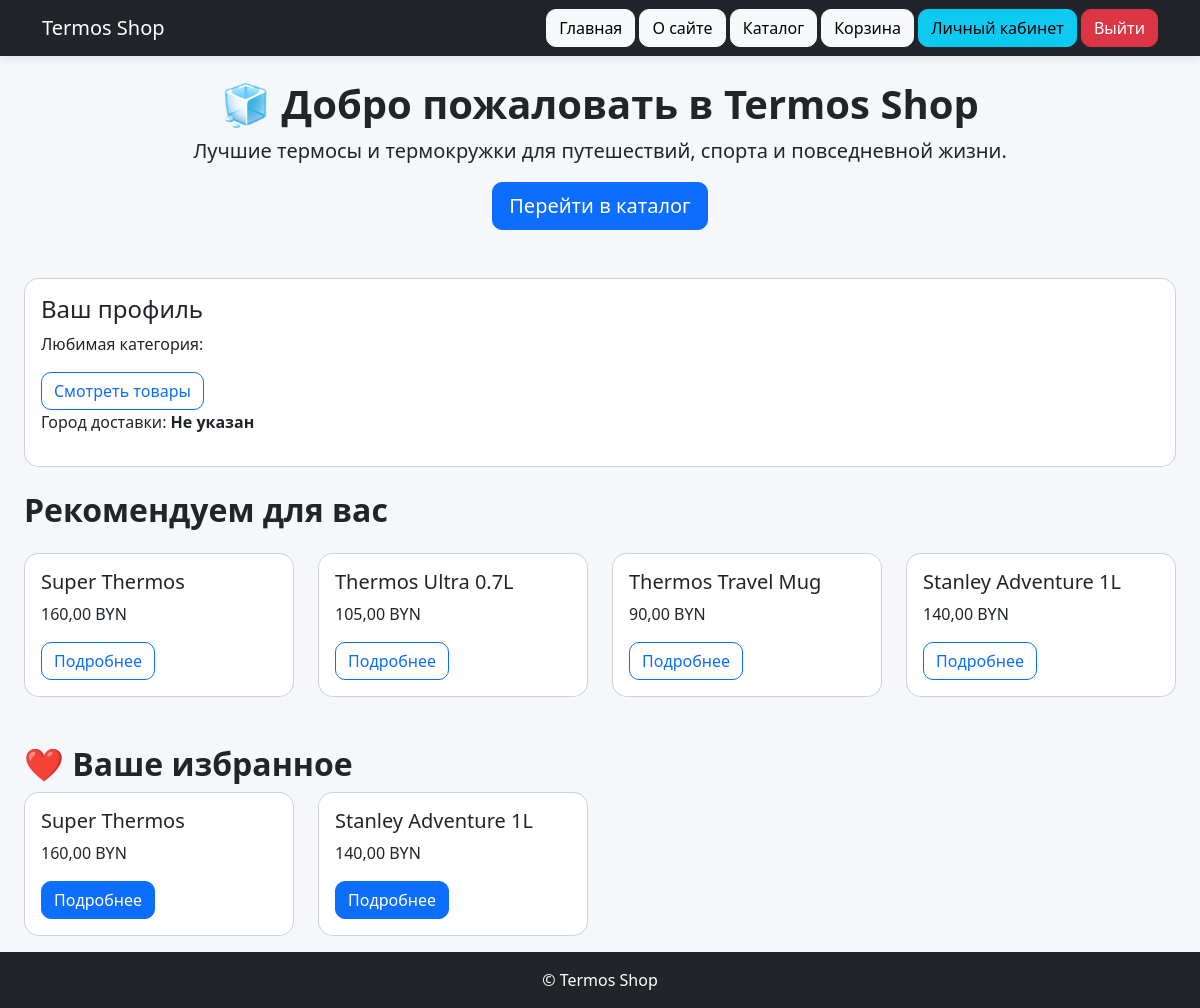
Screenshot of / (signed in) with the database file from the repository.
### shop/models.py (models this page shows, shortened)
class Profile(models.Model):
    user = models.OneToOneField(
        User,
        on_delete=models.CASCADE
    )
    full_name = models.CharField(
        max_length=100
    )
    phone = models.CharField(
        max_length=20
    )
    address = models.TextField()
    favorite_category = models.CharField(
        max_length=100,
        blank=True
    )
    delivery_city = models.CharField(
        max_length=100,
        blank=True
    )

class Product(models.Model):
    name = models.CharField(max_length = 200)
    description = models.TextField()
    photo = models.ImageField(upload_to = 'products/', blank = True)
    price = models.DecimalField(max_digits = 10, decimal_places = 2)
    quantity = models.IntegerField()
    category = models.ForeignKey(Category, on_delete = models.CASCADE)
    manufacturer = models.ForeignKey(Manufacturer, on_delete = models.CASCADE)

class Favorite(models.Model):
    user = models.ForeignKey(
        User,
        on_delete=models.CASCADE
    )
    product = models.ForeignKey(
        Product,
        on_delete=models.CASCADE
    )

### shop/views.py (the view)
# urls.py: path('', views.home, name='home'),
def home(request):
    profile = None
    recommended_products = []
    favorite_products = []
    if request.user.is_authenticated:
        profile, created = Profile.objects.get_or_create(
            user=request.user
        )
        favorite_products = Favorite.objects.filter(
            user=request.user
        )
    if profile and profile.favorite_category:
        recommended_products = Product.objects.filter(
            category__name=profile.favorite_category
        )[:4]
    else:
        recommended_products = Product.objects.all()[:4]
    return render(
        request,
        'shop/home.html',
        {
            'profile': profile,
            'recommended_products': recommended_products,
            'favorite_products': favorite_products
        }
    )

### shop/templates/shop/home.html (shortened to what this page needs)
{% extends 'shop/base.html' %}
{% block content %}
<div class="text-center mb-5">
    <h1>🧊 Добро пожаловать в Termos Shop</h1>
    <p class="lead">
        Лучшие термосы и термокружки для путешествий,
        спорта и повседневной жизни.
    </p>
    <a href="{% url 'catalog' %}" class="btn btn-primary btn-lg">
        Перейти в каталог
    </a>
</div>
{% if user.is_authenticated %}
<div class="card mb-4">
    <div class="card-body">
        <h4>Ваш профиль</h4>
        <p>
    Любимая категория:
</p>
<a href="/catalog/"
   class="btn btn-outline-primary">
    Смотреть товары
</a>
        <p>
            Город доставки:
            <strong>
                {{ profile.delivery_city|default:"Не указан" }}
            </strong>
        </p>
    </div>
</div>
{% endif %}
{% if recommended_products %}
<h2 class="mb-4">
    Рекомендуем для вас
</h2>
<div class="row">
{% for product in recommended_products %}
<div class="col-md-3">
    <div class="card h-100">
        <div class="card-body">
            <h5>{{ product.name }}</h5>
            <p>
                {{ product.price }} BYN
            </p>
            <a href="/catalog/{{ product.id }}/"
               class="btn btn-outline-primary">
                Подробнее
            </a>
        </div>
    </div>
</div>
{% endfor %}
</div>
{% endif %}
{% if favorite_products %}
<h2 class="mt-5">
    ❤️ Ваше избранное
</h2>
<div class="row">
{% for favorite in favorite_products %}
<div class="col-md-3 mb-3">
    <div class="card h-100">
        <div class="card-body">
            <h5>
                {{ favorite.product.name }}
            </h5>
            <p>
                {{ favorite.product.price }} BYN
            </p>
            <a href="/catalog/{{ favorite.product.id }}/"
               class="btn btn-primary">
                Подробнее
            </a>
        </div>
    </div>
</div>
{% endfor %}
</div>
{% endif %}
{% endblock %}

### termos_shop/static/css/style.css (style rules this page uses)
body { background-color: #f5f7fa; }
.card { border-radius: 15px; }
h1, h2, h3 { font-weight: 700; }
.btn { border-radius: 10px; }
html, body { height: 100%; }
body { min-height: 100vh; display: flex; flex-direction: column; }

### rows the page displays
Profile: delivery_city "Не указан"
Product: name "Super Thermos", price "160,00"
Product: name "Thermos Ultra 0.7L", price "105,00"
Product: name "Thermos Travel Mug", price "90,00"
Product: name "Stanley Adventure 1L", price "140,00"
Favorite: product.name "Super Thermos", product.price "160,00"
Favorite: product.name "Stanley Adventure 1L", product.price "140,00"
